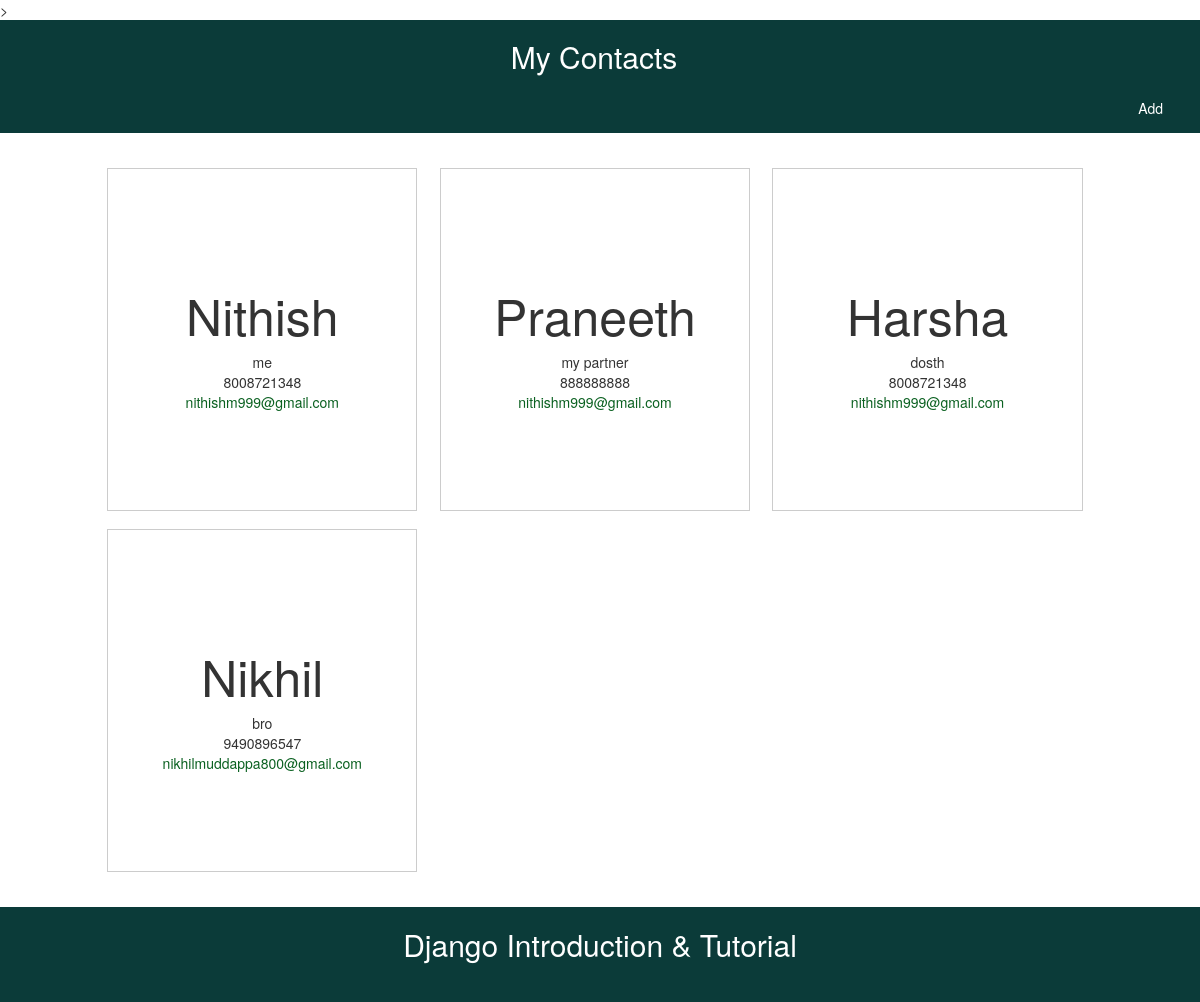
The page / on the database its author committed.
### contacts/models.py (models this page shows, shortened)
class Contact(models.Model):
   name = models.CharField(max_length=200)
   relation = models.CharField(max_length=200)
   phone = models.CharField(max_length=200)
   email = models.CharField(max_length=200)

### contacts/views.py (the view)
# urls.py: url(r'^$', views.show),
def show(request):
    contact_list = Contact.objects.all()
    return render(request, 'contacts/show.html', {'contacts': contact_list})

### contacts/Templates/contacts/show.html
{% extends 'contacts/background.html' %}
{% load staticfiles %}
{% block content %}
<div class="container-show">
 <ul class="grid" style="list-style-type: none">
 {% for contact in contacts %}
 <li>
 <div>
 <h2 class="name">{{ contact.name }}</h2>
 <div class="relation">{{ contact.relation }}</div>
 <div class="phone">{{ contact.phone }}</div>
 <div class="email"><a href='{{ contact.email }}'>{{ contact.email }}</a> </div>
 </div>
 </li>
 {% endfor %}
 </ul>
</div>
{% endblock content %}

### contacts/Templates/contacts/background.html (shortened to what this page needs)
{% load staticfiles %}
<html lang="en">
<head>
</head>
<body>
</body>
</html>>
<html lang="en-US">
<head>
 <link rel="stylesheet" href="https://maxcdn.bootstrapcdn.com/bootstrap/3.3.5/css/bootstrap.min.css">
 <link rel="stylesheet" href="https://maxcdn.bootstrapcdn.com/bootstrap/3.3.5/css/bootstrap-theme.min.css">
 <link rel="stylesheet" href="{% static 'css/show.css' %}">
 <link rel="stylesheet" href="{% static 'css/add.css' %}">
</head>
<body>
 <div class="header">
 <h2><a href="/">My Contacts</a></h2>
 <div class="pull-right">
 <a href="/add">Add</a>
 </div>
 </div>
 <div class="body">
 {% block content %}
 </div>
 <div class="footer">
 <h2>Django Introduction & Tutorial</h2>
 </div>
</body>
</html>

### contacts/Static/css/show.css (style rules this page uses)
html { height: 100%; }
.name { font-size: 50px; }
.email { color: #0B6121; }
.grid { overflow: hidden; padding: 2em 2em; max-width: 76em; margin: 0 auto; }
.grid li { padding: 0 0.8em 1.3em ; }
.grid li > div { border-bottom: 1.8px solid #cccccc; border-right: 1.4px solid #cccccc; border-left: 0.7px solid #cccccc; border-top: 0.6px solid #cccccc; background: #ffffff; padding: 7em 2em; text-align: center; }
.grid li a { color: #0B6121;see output }
@media all and (min-width: 27em) { .grid li { width: 100%; float: left; } }
@media all and (min-width: 40em) { .grid li { width: 50%; } }
@media all and (min-width: 60em) { .grid li { width: 33%; } }
.container-show { padding-top: 10%; padding-bottom: 7%; }
body { position: relative; margin: 0; min-height: 100%; }
.footer { color:white; text-align: center; padding: 0.5px; width: 100%; height: 95px; background-color: #0b3B39; position: absolute; right: 0; bottom: 0; left: 0; }
.header { color:white; background-color: #0B3B39; width: 100%; position:fixed; text-align: center; transition: top .2s ease-in; }
.header a { text-decoration:none; display:block; color:white; background: url(image url) center center no-repeat; margin-right: 12px; padding: 15px 25px; }
.header h2 a { text-decoration:none; color:white; padding: 0px 0px; }

### rows shown on the page
Contact: name "Nithish", relation "me", phone "8008721348", email "nithishm999@gmail.com"
Contact: name "Praneeth", relation "my partner", phone "888888888", email "nithishm999@gmail.com"
Contact: name "Harsha", relation "dosth", phone "8008721348", email "nithishm999@gmail.com"
Contact: name "Nikhil", relation "bro", phone "9490896547", email "nikhilmuddappa800@gmail.com"
